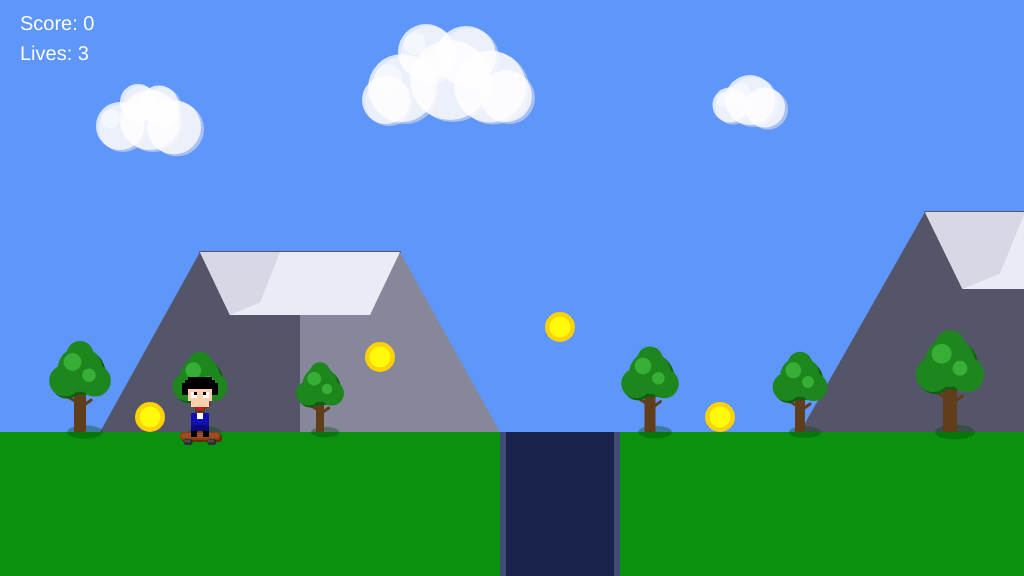
Frame 1 (no input)
Frame 60 (no input): identical to frame 1, image omitted
Frame 120 (the mouse pressed at the canvas centre since frame 60): identical to frame 1, image omitted

The p5.js sketch that drew this single still picture (run headless with seeded random() and noise() and a simulated clock; from frame 60 on, the mouse is pressed at the canvas centre):

// p5.js sketch
// ── sketch.js
/**
 * CM1005 - Game Project 6 (Complete Skateboard Game)
 * 
 * 主な仕様：
 * - p5.jsを使用したスケートボードゲーム
 * - スケートボードライダーのキャラクター制御
 * - コイン収集システム（スコア機能付き）
 * - 峡谷との衝突判定とライフシステム
 * - フラグポールによるレベルクリア判定
 * - ゲームオーバー・レベルクリア画面
 * - カメラ追従システム
 * - 背景環境の描画（雲、山、木）
 * 
 * ゲームメカニクス：
 * - ライフ: 3回まで落下可能
 * - スコア: コイン収集で増加
 * - ゲームオーバー: ライフ0で発生
 * - レベルクリア: フラグポール到達で発生
 * 
 * 操作方法：
 * - A/D: 左右移動
 * - W: ジャンプ
 * - Z: デバッグモード切り替え
 * - SPACE: ゲーム終了時のリスタート
 * 
 * 制限事項：
 * - ワールド幅は2048ピクセル
 * - 重力とジャンプ力は物理的に調整済み
 */

// ===== ゲーム物理パラメータ =====
const SKATEBOARD_PHYSICS_GRAVITY = 2.2;
const SKATEBOARD_OLLIE_POWER = 95;
const SKATEBOARD_CRUISE_SPEED = 4.8;
const RIDER_COLLISION_RADIUS = 22;
const DECK_ELEVATION_HEIGHT = 11;

// ===== キャラクター描画パラメータ =====
const SPRITE_SCALE_FACTOR = 3;
const RIDER_STANCE_Y_ADJUST = -8;
const RIDER_AIRBORNE_Y_ADJUST = -8;

// ===== ゲームプレイ調整値 =====
const COIN_MAGNETISM_RANGE = 42;
const CANYON_WALL_THICKNESS = 6;

// ===== ビジュアルカラーパレット =====
const ATMOSPHERE_SKY = [95, 150, 250];
const TERRAIN_GRASS = [10, 145, 15];
const HUMAN_SKIN_TONE = [250, 208, 175];
const URBAN_JACKET = [15, 15, 180];
const STREET_DENIM = [10, 10, 120];
const EXPRESSION_LIPS = [240, 10, 10];
const VOID_CANYON_DEPTH = [25, 35, 75];
const VOID_CANYON_WALLS = [65, 75, 115];
const TREASURE_GOLD_OUTER = [250, 210, 5];
const TREASURE_GOLD_INNER = [255, 250, 10];
const DEBUG_OVERLAY_TEXT = [255, 255, 255];

// ===== 環境装飾カラーセット =====
const PEAK_SHADOW_TONE = [85, 85, 105];
const PEAK_HIGHLIGHT_TONE = [135, 135, 155];
const PEAK_SNOW_CAP = [235, 235, 245];
const PEAK_SNOW_SHADOW = [215, 215, 230];
const BARK_BROWN_BASE = [96, 62, 28];
const BARK_SHADOW_DARK = [65, 40, 15];
const FOLIAGE_GREEN_BASE = [29, 134, 29];
const FOLIAGE_SHADOW_DARK = [15, 95, 15];
const FOLIAGE_HIGHLIGHT_BRIGHT = [55, 175, 55];
const EVERGREEN_NEEDLE_COLOR = [5, 95, 5];
const VEGETATION_SHADOW = [5, 75, 5, 95];

// ===== 大気効果カラー =====
const CUMULUS_WHITE = [255, 255, 255, 195];
const CUMULUS_SHADOW = [225, 225, 235, 145];

// ===== 個人実装: スケートボード統合システム =====
const DECK_WOOD_COLOR = [134, 64, 14];
const DECK_GRIP_TAPE = [155, 77, 40];
const WHEEL_URETHANE = [45, 45, 45];
const TRUCK_METAL = [123, 123, 123];
// ===== 個人実装終了: スケートボード統合システム =====

// ===== ゲーム状態管理変数 =====
let skaterPositionX;
let skaterPositionY;
let groundLevelY;
let game_score;
let lives;
let gameOver;
let levelComplete;

// ===== プレイヤー入力状態 =====
let movingLeftward;
let movingRightward;
let inMidAir;
let fallingIntoVoid;

// ===== ゲームオブジェクト配列 =====
let canyons;
let collectables;
let flagpole;

// ===== 背景環境オブジェクト =====
let mountainPeaks;
let forestTrees;
let treePositionsArray;  // 中間課題要件準拠
let atmosphericClouds;

// ===== 個人実装: カメラ制御システム =====
let cameraWorldX = 0;
const WORLD_BOUNDARY_WIDTH = 2048;
const CAMERA_FOLLOW_MARGIN = 380;
// ===== 個人実装終了: カメラ制御システム =====

// デバッグモード制御フラグ
let debugModeActive = false;

/**
 * 初期化処理
 * ゲームの基本設定とオブジェクトの初期化を行う
 */
function setup()
{
	createCanvas(1024, 576);
	groundLevelY = height * 3/4;
	skaterPositionX = 200;
	skaterPositionY = groundLevelY - DECK_ELEVATION_HEIGHT;
	
	movingLeftward = false;
	movingRightward = false;
	inMidAir = false;
	fallingIntoVoid = false;
	
	// ゲームスコアの初期化
	game_score = 0;
	
	// ライフとゲーム状態の初期化
	lives = 3;
	gameOver = false;
	levelComplete = false;
	
	// 危険な峡谷の配置（複数のキャニオン）
	canyons = [
		{
			worldX: 500,
			gapWidth: 120
		},
		{
			worldX: 1300,
			gapWidth: 140
		},
		{
			worldX: 1800,
			gapWidth: 100
		}
	];
	
	// 収集可能な宝物コインの配置（複数のコレクタブル）
	collectables = [
		{
			worldX: 150,
			worldY: groundLevelY,
			diameter: 30,
			isFound: false
		},
		{
			worldX: 380,
			worldY: groundLevelY - 60,
			diameter: 30,
			isFound: false
		},
		{
			worldX: 560,
			worldY: groundLevelY - 90,
			diameter: 30,
			isFound: false
		},
		{
			worldX: 720,
			worldY: groundLevelY,
			diameter: 30,
			isFound: false
		},
		{
			worldX: 1050,
			worldY: groundLevelY - 70,
			diameter: 30,
			isFound: false
		},
		{
			worldX: 1250,
			worldY: groundLevelY - 50,
			diameter: 30,
			isFound: false
		},
		{
			worldX: 1420,
			worldY: groundLevelY - 85,
			diameter: 30,
			isFound: false
		},
		{
			worldX: 1600,
			worldY: groundLevelY,
			diameter: 30,
			isFound: false
		}
	];
	
	// フラグポールの初期化
	flagpole = {
		x_pos: 1800,
		isReached: false
	};
	
	// 遠景の山々の初期化
	mountainPeaks = [
		{
			worldX: 100,
			baseSpan: 400,
			peakSpan: 200,
			elevation: 180
		},
		{
			worldX: 800,
			baseSpan: 500,
			peakSpan: 250,
			elevation: 220
		},
		{
			worldX: 1400,
			baseSpan: 350,
			peakSpan: 150,
			elevation: 160
		}
	];
	
	// 中間課題要件: treePositionsArray配列でx座標を管理
	treePositionsArray = [80, 200, 320, 650, 800, 950, 1150, 1350, 1550];
	
	// 詳細な森林オブジェクトの初期化
	forestTrees = [
		{
			worldX: 80,
			baseY: groundLevelY,
			trunkWidth: 12,
			trunkHeight: 40,
			canopySize: 45,
			species: 'oak',
			scale: 'large'
		},
		{
			worldX: 200,
			baseY: groundLevelY,
			trunkWidth: 10,
			trunkHeight: 35,
			canopySize: 40,
			species: 'oak',
			scale: 'medium'
		},
		{
			worldX: 320,
			baseY: groundLevelY,
			trunkWidth: 8,
			trunkHeight: 30,
			canopySize: 35,
			species: 'oak',
			scale: 'medium'
		},
		{
			worldX: 650,
			baseY: groundLevelY,
			trunkWidth: 11,
			trunkHeight: 38,
			canopySize: 42,
			species: 'oak',
			scale: 'medium'
		},
		{
			worldX: 800,
			baseY: groundLevelY,
			trunkWidth: 10,
			trunkHeight: 35,
			canopySize: 40,
			species: 'oak',
			scale: 'medium'
		},
		{
			worldX: 950,
			baseY: groundLevelY,
			trunkWidth: 14,
			trunkHeight: 45,
			canopySize: 50,
			species: 'oak',
			scale: 'large'
		},
		{
			worldX: 1150,
			baseY: groundLevelY,
			trunkWidth: 13,
			trunkHeight: 42,
			canopySize: 48,
			species: 'oak',
			scale: 'large'
		},
		{
			worldX: 1350,
			baseY: groundLevelY,
			trunkWidth: 9,
			trunkHeight: 32,
			canopySize: 38,
			species: 'oak',
			scale: 'medium'
		},
		{
			worldX: 1550,
			baseY: groundLevelY,
			trunkWidth: 11,
			trunkHeight: 38,
			canopySize: 42,
			species: 'oak',
			scale: 'medium'
		}
	];
	
	// 大気中の雲の初期化
	atmosphericClouds = [
		{
			worldX: 150,
			worldY: 120,
			size: 60,
			type: 'medium'
		},
		{
			worldX: 450,
			worldY: 80,
			size: 80,
			type: 'large'
		},
		{
			worldX: 750,
			worldY: 100,
			size: 50,
			type: 'small'
		},
		{
			worldX: 1100,
			worldY: 90,
			size: 70,
			type: 'medium'
		},
		{
			worldX: 1400,
			worldY: 110,
			size: 55,
			type: 'small'
		},
		{
			worldX: 1700,
			worldY: 70,
			size: 85,
			type: 'large'
		}
	];
}

/**
 * メインドローループ
 * ゲーム全体の描画と更新処理を行う
 */
function draw()
{
	// ===== 背景描画 =====
	drawBackground();
	
	// ===== ワールド座標系での描画 =====
	// push/translate/popを使用してカメラスクロールを実装
	push();
	translate(-cameraWorldX, 0);
	
	// 背景環境の描画
	drawClouds();
	drawMountains();
	drawTrees();
	
	// ゲームオブジェクトの描画と衝突判定
	// キャニオンの処理
	for(let i = 0; i < canyons.length; i++) {
		drawCanyon(canyons[i]);
		if(!gameOver && !levelComplete) {
			checkCanyon(canyons[i]);
		}
	}
	
	// コレクタブルの処理
	for(let i = 0; i < collectables.length; i++) {
		if(!collectables[i].isFound) {
			drawCollectable(collectables[i]);
			if(!gameOver && !levelComplete) {
				checkCollectable(collectables[i]);
			}
		}
	}
	
	// フラグポールの描画
	renderFlagpole();
	
	pop(); // ワールド座標系終了
	
	// ===== スクリーン座標系での描画 =====
	// キャラクターは画面上の固定位置に描画
	renderSkateboardRider();
	
	// ===== ゲームロジック更新 =====
	if(!gameOver && !levelComplete) {
		checkFlagpole();
		updateCamera();
		updateSkaterPhysics();
	}
	
	// ===== UI描画 =====
	drawScore();
	drawGameText();
	
	// ===== デバッグ情報 =====
	if(debugModeActive) {
		drawDebugInfo();
	}
}

/**
 * 背景の描画
 * 空と地面の基本的な背景を描画する
 */
function drawBackground() {
	background(ATMOSPHERE_SKY);
	noStroke();
	fill(TERRAIN_GRASS);
	rect(0, groundLevelY, WORLD_BOUNDARY_WIDTH, height - groundLevelY);
}

/**
 * 移動方向に基づくオフセット計算
 * 衝突判定用の方向別オフセット値を返す
 * @returns {number} 方向別のオフセット値
 */
function calculateDirectionalOffset() {
	if(movingLeftward) {
		return -RIDER_COLLISION_RADIUS;
	} else if(movingRightward) {
		return RIDER_COLLISION_RADIUS;
	}
	return 0;
}

/**
 * コレクタブルの描画処理
 * 個別のコレクタブルアイテムを描画する
 * @param {Object} t_collectable - 描画するコレクタブルオブジェクト
 */
function drawCollectable(t_collectable) {
	let screenX = t_collectable.worldX;
	let displayY = t_collectable.worldY - t_collectable.diameter/2;
	
	noStroke();
	fill(TREASURE_GOLD_OUTER);
	ellipse(screenX, displayY, t_collectable.diameter, t_collectable.diameter);
	fill(TREASURE_GOLD_INNER);
	ellipse(screenX, displayY, t_collectable.diameter * 0.7, t_collectable.diameter * 0.7);
}

/**
 * コレクタブルの衝突判定処理
 * プレイヤーとコレクタブルの衝突を検出し、収集状態を更新する
 * @param {Object} t_collectable - チェックするコレクタブルオブジェクト
 */
function checkCollectable(t_collectable) {
	let offsetX = calculateDirectionalOffset();
	let displayY = t_collectable.worldY - t_collectable.diameter/2;
	let distance = dist(skaterPositionX + offsetX, skaterPositionY, t_collectable.worldX, displayY);
	
	if(distance < COIN_MAGNETISM_RANGE) {
		game_score += 1;
		t_collectable.isFound = true;
	}
}

/**
 * キャニオンの描画処理
 * 個別のキャニオンを描画する
 * @param {Object} t_canyon - 描画するキャニオンオブジェクト
 */
function drawCanyon(t_canyon) {
	// translate()を使用しているため、実際の画面座標を計算
	let screenX = t_canyon.worldX - cameraWorldX;
	
	// 画面外判定を修正
	if(screenX + t_canyon.gapWidth < -50 || screenX > width + 50) {
		return;
	}
	
	noStroke();
	fill(VOID_CANYON_DEPTH);
	rect(t_canyon.worldX, groundLevelY, t_canyon.gapWidth, height - groundLevelY);
	
	fill(VOID_CANYON_WALLS);
	rect(t_canyon.worldX, groundLevelY, CANYON_WALL_THICKNESS, height - groundLevelY);
	rect(t_canyon.worldX + t_canyon.gapWidth - CANYON_WALL_THICKNESS, groundLevelY, CANYON_WALL_THICKNESS, height - groundLevelY);
}

/**
 * キャニオンの衝突判定処理
 * プレイヤーとキャニオンの衝突を検出し、落下状態を更新する
 * @param {Object} t_canyon - チェックするキャニオンオブジェクト
 */
function checkCanyon(t_canyon) {
	let offsetX = calculateDirectionalOffset();
	
	// キャニオンへの落下判定
	if(skaterPositionX + offsetX > t_canyon.worldX + RIDER_COLLISION_RADIUS && 
	   skaterPositionX + offsetX < t_canyon.worldX + t_canyon.gapWidth - RIDER_COLLISION_RADIUS && 
	   skaterPositionY >= groundLevelY - DECK_ELEVATION_HEIGHT) {
		fallingIntoVoid = true;
	}
	
	// 落下中の壁衝突判定
	if(fallingIntoVoid) {
		if(skaterPositionX + offsetX >= t_canyon.worldX - RIDER_COLLISION_RADIUS && 
		   skaterPositionX + offsetX <= t_canyon.worldX + t_canyon.gapWidth + RIDER_COLLISION_RADIUS) {
			adjustCharacterPositionInCanyon(t_canyon);
		}
	}
	
	// 画面下に落ちた場合のライフ減少処理
	if(fallingIntoVoid && skaterPositionY > height + 100) {
		loseLife();
	}
}

/**
 * フラグポールの衝突判定処理
 * プレイヤーとフラグポールの距離を計算し、到達状態を更新する
 */
function checkFlagpole() {
	if(!flagpole.isReached) {
		let distance = abs(skaterPositionX - flagpole.x_pos);
		if(distance < 15) {
			flagpole.isReached = true;
			levelComplete = true;
		}
	}
}

/**
 * ライフ減少処理
 * ライフを1つ減らし、必要に応じてゲームオーバー処理を行う
 */
function loseLife() {
	lives -= 1;
	if(lives > 0) {
		// まだライフが残っている場合はリスポーン
		startGame();
	} else {
		// ライフが0になった場合はゲームオーバー
		gameOver = true;
	}
}

/**
 * ゲーム開始・リスタート処理
 * キャラクターの位置とコレクタブルを初期化する
 */
function startGame() {
	// キャラクターの初期位置に戻す
	skaterPositionX = 200;
	skaterPositionY = groundLevelY - DECK_ELEVATION_HEIGHT;
	
	// 状態をリセット
	movingLeftward = false;
	movingRightward = false;
	inMidAir = false;
	fallingIntoVoid = false;
	
	// カメラをリセット
	cameraWorldX = 0;
	
	// コレクタブルを復活させる（ライフ減少時のみ）
	for(let i = 0; i < collectables.length; i++) {
		collectables[i].isFound = false;
	}
	
	// フラグポールをリセット
	flagpole.isReached = false;
	levelComplete = false;
}

/**
 * キャニオン内でのキャラクター位置調整
 * 落下中のキャラクターが壁を突き抜けないよう位置を調整する
 * @param {Object} t_canyon - 調整対象のキャニオンオブジェクト
 */
function adjustCharacterPositionInCanyon(t_canyon) {
	if(movingLeftward) {
		if(skaterPositionX < t_canyon.worldX + RIDER_COLLISION_RADIUS) {
			skaterPositionX = t_canyon.worldX + RIDER_COLLISION_RADIUS;
		}
	} else if(movingRightward) {
		if(skaterPositionX > t_canyon.worldX + t_canyon.gapWidth - RIDER_COLLISION_RADIUS) {
			skaterPositionX = t_canyon.worldX + t_canyon.gapWidth - RIDER_COLLISION_RADIUS;
		}
	} else {
		if(skaterPositionX < t_canyon.worldX + RIDER_COLLISION_RADIUS/2) {
			skaterPositionX = t_canyon.worldX + RIDER_COLLISION_RADIUS/2;
		} else if(skaterPositionX > t_canyon.worldX + t_canyon.gapWidth - RIDER_COLLISION_RADIUS/2) {
			skaterPositionX = t_canyon.worldX + t_canyon.gapWidth - RIDER_COLLISION_RADIUS/2;
		}
	}
}

/**
 * スケートボードライダーの描画
 * キャラクターとスケートボードの描画を行う
 */
function renderSkateboardRider() {
	let direction = 'front';
	let yOffset = RIDER_STANCE_Y_ADJUST;
	let isJumping = false;
	
	if (movingLeftward && inMidAir) {
		direction = 'left';
		yOffset = RIDER_AIRBORNE_Y_ADJUST;
		isJumping = true;
	}
	else if (movingRightward && inMidAir) {
		direction = 'right';
		yOffset = RIDER_AIRBORNE_Y_ADJUST;
		isJumping = true;
	}
	else if (movingLeftward) {
		direction = 'left';
	}
	else if (movingRightward) {
		direction = 'right';
	}
	else if (inMidAir || fallingIntoVoid) {
		yOffset = RIDER_AIRBORNE_Y_ADJUST;
		isJumping = true;
	}
	
	let screenX = skaterPositionX - cameraWorldX;
	
	// Draw skateboard first (behind character)
	if (!fallingIntoVoid) {
		drawSkateboard(screenX, skaterPositionY);
	}
	
	drawCharacter(screenX, skaterPositionY, yOffset, direction, isJumping);
}

/**
 * スケーターの物理更新
 * キャラクターの移動と重力の処理を行う
 */
function updateSkaterPhysics() {
	if(movingLeftward && skaterPositionX > 0) {
		skaterPositionX -= SKATEBOARD_CRUISE_SPEED;
	}
	
	if(movingRightward && skaterPositionX < WORLD_BOUNDARY_WIDTH - RIDER_COLLISION_RADIUS) {
		skaterPositionX += SKATEBOARD_CRUISE_SPEED;
	}
	
	if(skaterPositionY < groundLevelY - DECK_ELEVATION_HEIGHT) {
		skaterPositionY += SKATEBOARD_PHYSICS_GRAVITY;
		inMidAir = true;
	} else {
		inMidAir = false;
	}
	
	if(fallingIntoVoid) {
		skaterPositionY += SKATEBOARD_PHYSICS_GRAVITY * 2;
	}
}

/**
 * カメラシステムの更新
 * キャラクターを追従するカメラ位置を更新する
 */
function updateCamera() {
	// Following midterm instructions: cameraWorldX controls camera position
	// Keep character centered on screen
	cameraWorldX = skaterPositionX - width/2;
	
	// Boundary limits
	let maxCameraX = WORLD_BOUNDARY_WIDTH - width;
	if(cameraWorldX > maxCameraX) {
		cameraWorldX = maxCameraX;
	}
	
	if(cameraWorldX < 0) {
		cameraWorldX = 0;
	}
}

/**
 * フラグポールの描画
 * フラグポールの状態に応じて描画する
 */
function renderFlagpole() {
	push();
	stroke(180);
	strokeWeight(5);
	
	// フラグポールの柱
	line(flagpole.x_pos, groundLevelY, flagpole.x_pos, groundLevelY - 250);
	
	// フラグの描画
	noStroke();
	fill(255, 0, 255); // マゼンタ色のフラグ
	
	if(flagpole.isReached) {
		// フラグが上に上がった状態
		rect(flagpole.x_pos, groundLevelY - 250, 50, 30);
	} else {
		// フラグが下の状態
		rect(flagpole.x_pos, groundLevelY - 50, 50, 30);
	}
	
	pop();
}

/**
 * スコアとライフ表示
 * 画面左上にゲームスコアとライフを表示する
 */
function drawScore() {
	fill(DEBUG_OVERLAY_TEXT);
	noStroke();
	textSize(20);
	text("Score: " + game_score, 20, 30);
	text("Lives: " + lives, 20, 60);
}

/**
 * ゲーム状態テキスト表示
 * Game OverまたはLevel Completeのテキストを表示する
 */
function drawGameText() {
	if(gameOver || levelComplete) {
		fill(255, 255, 255, 180);
		rect(0, 0, width, height);
		
		fill(DEBUG_OVERLAY_TEXT);
		noStroke();
		textAlign(CENTER);
		textSize(48);
		
		if(gameOver) {
			text("GAME OVER", width/2, height/2 - 30);
			textSize(24);
			text("Press SPACE to restart", width/2, height/2 + 30);
		} else if(levelComplete) {
			text("LEVEL COMPLETE", width/2, height/2 - 30);
			textSize(24);
			text("Press SPACE to restart", width/2, height/2 + 30);
		}
		
		textAlign(LEFT); // テキスト位置を元に戻す
	}
}

/**
 * デバッグ情報の描画
 * ゲーム状態の詳細情報を画面に表示する
 */
function drawDebugInfo() {
	fill(DEBUG_OVERLAY_TEXT);
	noStroke();
	textSize(14);
	
	text("Character: " + Math.floor(skaterPositionX) + ", " + Math.floor(skaterPositionY), 20, 20);
	text("Camera: " + Math.floor(cameraWorldX), 20, 40);
	text("Screen Character: " + Math.floor(skaterPositionX - cameraWorldX), 20, 60);
	text("States: movingLeftward=" + movingLeftward + ", movingRightward=" + movingRightward + 
	     ", inMidAir=" + inMidAir + ", fallingIntoVoid=" + fallingIntoVoid, 20, 80);
	
	text("Canyons:", 20, 100);
	for(let i = 0; i < canyons.length; i++) {
		text("  #" + (i+1) + ": " + canyons[i].worldX + " to " + (canyons[i].worldX + canyons[i].gapWidth), 20, 120 + i*20);
	}
	
	text("Collectables:", 20, 160);
	for(let i = 0; i < collectables.length; i++) {
		let displayY = collectables[i].worldY - collectables[i].diameter/2;
		let distance = dist(skaterPositionX, skaterPositionY, collectables[i].worldX, displayY);
		
		text("  #" + (i+1) + ": pos=" + Math.floor(collectables[i].worldX) + "," + 
			 Math.floor(displayY) + " | collected=" + collectables[i].isFound + 
			 " | distance=" + Math.floor(distance), 
			 20, 180 + i*20);
	}
	
	text("Controls: A/D=move, W=jump, Z=toggle debug", 20, height - 20);
}

/**
 * 雲の描画処理
 * 大気中の雲を描画する
 */
function drawClouds() {
	for(let i = 0; i < atmosphericClouds.length; i++) {
		drawCloud(atmosphericClouds[i]);
	}
}

/**
 * 個別の雲の描画
 * 雲の種類に応じた詳細な描画を行う
 * @param {Object} cloud - 描画する雲オブジェクト
 */
function drawCloud(cloud) {
	// translate()を使用しているため、実際の画面座標を計算
	let screenX = cloud.worldX - cameraWorldX;
	
	// 画面外判定を修正
	if(screenX + cloud.size * 2 < -100 || screenX > width + 100) {
		return;
	}
	
	noStroke();
	
	// Generate circles based on cloud type
	let circles = [];
	if(cloud.type === 'small') {
		circles = [
			{x: 0, y: 0, size: cloud.size},
			{x: -cloud.size * 0.4, y: cloud.size * 0.1, size: cloud.size * 0.7},
			{x: cloud.size * 0.3, y: cloud.size * 0.15, size: cloud.size * 0.8}
		];
	} else if(cloud.type === 'medium') {
		circles = [
			{x: 0, y: 0, size: cloud.size},
			{x: -cloud.size * 0.5, y: cloud.size * 0.1, size: cloud.size * 0.8},
			{x: cloud.size * 0.4, y: cloud.size * 0.12, size: cloud.size * 0.9},
			{x: -cloud.size * 0.2, y: -cloud.size * 0.3, size: cloud.size * 0.6},
			{x: cloud.size * 0.15, y: -cloud.size * 0.25, size: cloud.size * 0.65}
		];
	} else if(cloud.type === 'large') {
		circles = [
			{x: 0, y: 0, size: cloud.size},
			{x: -cloud.size * 0.6, y: cloud.size * 0.1, size: cloud.size * 0.85},
			{x: cloud.size * 0.5, y: cloud.size * 0.08, size: cloud.size * 0.9},
			{x: -cloud.size * 0.3, y: -cloud.size * 0.35, size: cloud.size * 0.7},
			{x: cloud.size * 0.2, y: -cloud.size * 0.3, size: cloud.size * 0.75},
			{x: -cloud.size * 0.8, y: cloud.size * 0.25, size: cloud.size * 0.6},
			{x: cloud.size * 0.7, y: cloud.size * 0.2, size: cloud.size * 0.65}
		];
	}
	
	// Shadow layer
	fill(CUMULUS_SHADOW[0], CUMULUS_SHADOW[1], CUMULUS_SHADOW[2], CUMULUS_SHADOW[3]);
	for(let circle of circles) {
		ellipse(cloud.worldX + circle.x + 3, cloud.worldY + circle.y + 2, circle.size, circle.size);
	}
	
	// Main layer
	fill(CUMULUS_WHITE[0], CUMULUS_WHITE[1], CUMULUS_WHITE[2], CUMULUS_WHITE[3]);
	for(let circle of circles) {
		ellipse(cloud.worldX + circle.x, cloud.worldY + circle.y, circle.size, circle.size);
	}
	
	// Highlight layer
	fill(255, 255, 255, 120);
	for(let i = 0; i < circles.length; i++) {
		if(i < circles.length / 2) {
			let circle = circles[i];
			ellipse(cloud.worldX + circle.x - circle.size * 0.2, 
					cloud.worldY + circle.y - circle.size * 0.15, 
					circle.size * 0.4, circle.size * 0.4);
		}
	}
}

/**
 * 山の描画処理
 * 背景の山々を描画する
 */
function drawMountains() {
	for(let i = 0; i < mountainPeaks.length; i++) {
		drawMountain(mountainPeaks[i]);
	}
}

/**
 * 個別の山の描画
 * 山の詳細な描画を行う
 * @param {Object} mountain - 描画する山オブジェクト
 */
function drawMountain(mountain) {
	// translate()を使用しているため、実際の画面座標を計算
	let screenX = mountain.worldX - cameraWorldX;
	
	// 画面外判定を修正
	if(screenX + mountain.baseSpan < 0 || screenX > width) {
		return;
	}
	
	let peakY = groundLevelY - mountain.elevation;
	let baseY = groundLevelY;
	let leftPeakX = mountain.worldX + (mountain.baseSpan - mountain.peakSpan) / 2;
	let rightPeakX = mountain.worldX + (mountain.baseSpan + mountain.peakSpan) / 2;
	
	noStroke();
	
	// Shadow side (left)
	fill(PEAK_SHADOW_TONE);
	beginShape();
	vertex(mountain.worldX, baseY);
	vertex(leftPeakX, peakY);
	vertex(leftPeakX + mountain.peakSpan / 2, peakY);
	vertex(mountain.worldX + mountain.baseSpan / 2, baseY);
	endShape(CLOSE);
	
	// Light side (right)
	fill(PEAK_HIGHLIGHT_TONE);
	beginShape();
	vertex(mountain.worldX + mountain.baseSpan / 2, baseY);
	vertex(leftPeakX + mountain.peakSpan / 2, peakY);
	vertex(rightPeakX, peakY);
	vertex(mountain.worldX + mountain.baseSpan, baseY);
	endShape(CLOSE);
	
	// Ridge line
	stroke(PEAK_SHADOW_TONE);
	strokeWeight(2);
	line(leftPeakX, peakY, rightPeakX, peakY);
	noStroke();
	
	// Snow cap
	fill(PEAK_SNOW_CAP);
	let snowHeight = mountain.elevation * 0.35;
	beginShape();
	vertex(leftPeakX, peakY);
	vertex(rightPeakX, peakY);
	vertex(rightPeakX - mountain.peakSpan * 0.15, peakY + snowHeight);
	vertex(leftPeakX + mountain.peakSpan * 0.15, peakY + snowHeight);
	endShape(CLOSE);
	
	// Snow shadow
	fill(PEAK_SNOW_SHADOW);
	beginShape();
	vertex(leftPeakX, peakY);
	vertex(leftPeakX + mountain.peakSpan * 0.4, peakY);
	vertex(leftPeakX + mountain.peakSpan * 0.3, peakY + snowHeight * 0.8);
	vertex(leftPeakX + mountain.peakSpan * 0.15, peakY + snowHeight);
	endShape(CLOSE);
}

/**
 * 木々の描画処理
 * 森林の木々を描画する
 */
function drawTrees() {
	for(let i = 0; i < forestTrees.length; i++) {
		drawTree(forestTrees[i]);
	}
}

/**
 * 個別の木の描画
 * 木の種類に応じた詳細な描画を行う
 * @param {Object} tree - 描画する木オブジェクト
 */
function drawTree(tree) {
	// translate()を使用しているため、実際の画面座標を計算
	let screenX = tree.worldX - cameraWorldX;
	
	// 画面外判定を修正
	if(screenX + tree.canopySize < -50 || screenX > width + 50) {
		return;
	}
	
	if(tree.species === 'oak') {
		drawOakTree(tree, tree.worldX);
	} else if(tree.species === 'pine') {
		drawPineTree(tree, tree.worldX);
	}
}

/**
 * オーク種の木の描画
 * オーク種の木の詳細な描画を行う
 * @param {Object} tree - 描画する木オブジェクト
 * @param {number} screenX - 画面上のX座標
 */
function drawOakTree(tree, screenX) {
	noStroke();
	
	// Ground shadow
	fill(VEGETATION_SHADOW[0], VEGETATION_SHADOW[1], VEGETATION_SHADOW[2], VEGETATION_SHADOW[3]);
	ellipse(screenX + 5, tree.baseY, tree.canopySize * 0.8, tree.canopySize * 0.3);
	
	// Trunk shadow
	fill(BARK_SHADOW_DARK);
	rect(screenX - tree.trunkWidth/2 + 2, 
		 tree.baseY - tree.trunkHeight, 
		 tree.trunkWidth * 0.4, 
		 tree.trunkHeight);
	
	// Main trunk
	fill(BARK_BROWN_BASE);
	rect(screenX - tree.trunkWidth/2, 
		 tree.baseY - tree.trunkHeight, 
		 tree.trunkWidth, 
		 tree.trunkHeight);
	
	// Branches
	stroke(BARK_BROWN_BASE);
	strokeWeight(3);
	line(screenX, tree.baseY - tree.trunkHeight * 0.7, 
		 screenX - tree.canopySize * 0.3, tree.baseY - tree.trunkHeight * 0.9);
	line(screenX, tree.baseY - tree.trunkHeight * 0.6, 
		 screenX + tree.canopySize * 0.25, tree.baseY - tree.trunkHeight * 0.8);
	noStroke();
	
	let leavesY = tree.baseY - tree.trunkHeight - tree.canopySize/2;
	
	// Leaves shadow
	fill(FOLIAGE_SHADOW_DARK);
	ellipse(screenX + 3, leavesY + 3, tree.canopySize, tree.canopySize);
	ellipse(screenX - tree.canopySize/3 + 2, leavesY + tree.canopySize/4 + 2, 
			tree.canopySize * 0.7, tree.canopySize * 0.7);
	
	// Main leaves
	fill(FOLIAGE_GREEN_BASE);
	ellipse(screenX, leavesY, tree.canopySize, tree.canopySize);
	
	// Side leaves
	ellipse(screenX - tree.canopySize/3, leavesY + tree.canopySize/4, 
			tree.canopySize * 0.7, tree.canopySize * 0.7);
	ellipse(screenX + tree.canopySize/3, leavesY + tree.canopySize/4, 
			tree.canopySize * 0.7, tree.canopySize * 0.7);
	
	// Top leaves
	ellipse(screenX, leavesY - tree.canopySize/3, 
			tree.canopySize * 0.6, tree.canopySize * 0.6);
	
	// Highlights
	fill(FOLIAGE_HIGHLIGHT_BRIGHT);
	ellipse(screenX - tree.canopySize/6, leavesY - tree.canopySize/6, 
			tree.canopySize * 0.4, tree.canopySize * 0.4);
	ellipse(screenX + tree.canopySize/5, leavesY + tree.canopySize/8, 
			tree.canopySize * 0.3, tree.canopySize * 0.3);
}

/**
 * 松種の木の描画
 * 松種の木の詳細な描画を行う
 * @param {Object} tree - 描画する木オブジェクト
 * @param {number} screenX - 画面上のX座標
 */
function drawPineTree(tree, screenX) {
	noStroke();
	
	// Ground shadow
	fill(VEGETATION_SHADOW[0], VEGETATION_SHADOW[1], VEGETATION_SHADOW[2], VEGETATION_SHADOW[3]);
	ellipse(screenX + 3, tree.baseY, tree.canopySize * 0.6, tree.canopySize * 0.2);
	
	// Trunk shadow
	fill(BARK_SHADOW_DARK);
	rect(screenX - tree.trunkWidth/2 + 1, 
		 tree.baseY - tree.trunkHeight, 
		 tree.trunkWidth * 0.4, 
		 tree.trunkHeight);
	
	// Main trunk
	fill(BARK_BROWN_BASE);
	rect(screenX - tree.trunkWidth/2, 
		 tree.baseY - tree.trunkHeight, 
		 tree.trunkWidth, 
		 tree.trunkHeight);
	
	// Pine layers - triangular sections
	fill(EVERGREEN_NEEDLE_COLOR);
	let layerHeight = tree.trunkHeight / 3;
	let currentY = tree.baseY - tree.trunkHeight;
	let currentSize = tree.canopySize;
	
	for(let i = 0; i < 4; i++) {
		// Shadow layer
		fill(FOLIAGE_SHADOW_DARK);
		triangle(screenX + 2, currentY + 2, 
				screenX - currentSize/2 + 2, currentY - layerHeight + 2,
				screenX + currentSize/2 + 2, currentY - layerHeight + 2);
		
		// Main layer
		fill(EVERGREEN_NEEDLE_COLOR);
		triangle(screenX, currentY, 
				screenX - currentSize/2, currentY - layerHeight,
				screenX + currentSize/2, currentY - layerHeight);
		
		// Highlight
		fill(FOLIAGE_HIGHLIGHT_BRIGHT);
		triangle(screenX - 2, currentY - layerHeight * 0.3, 
				screenX - currentSize/4, currentY - layerHeight * 0.7,
				screenX + currentSize/6, currentY - layerHeight * 0.5);
		
		currentY -= layerHeight * 0.7;
		currentSize *= 0.8;
	}
}

/**
 * キー入力制御処理
 * キーボード入力を処理し、ゲーム状態を更新する
 * @param {Object} event - キーイベントオブジェクト
 */
function keyControl(event) {
	console.log(event.type + ": " + key + " (" + keyCode + ")");
	
	// デバッグトグル
	if(key === 'z' && event.type === 'keydown') {
		debugModeActive = !debugModeActive;
		return;
	}
	
	const isKeyPressed = event.type === 'keydown';
	
	// ゲーム終了時はスペースキーでリスタートのみ許可
	if((gameOver || levelComplete) && key === ' ' && isKeyPressed) {
		// ゲーム完全リスタート
		game_score = 0;
		lives = 3;
		gameOver = false;
		levelComplete = false;
		startGame();
		return;
	}
	
	// ゲーム終了時は他の操作を無効化
	if(gameOver || levelComplete) {
		return;
	}
	
	// 落下中は操作を無効化
	if(fallingIntoVoid) {
		return;
	}
	
	switch(key) {
		case 'a':
			movingLeftward = isKeyPressed;
			break;
		case 'd':
			movingRightward = isKeyPressed;
			break;
		case 'w':
			// 二段ジャンプ防止
			if(isKeyPressed && !inMidAir && !fallingIntoVoid) {
				skaterPositionY -= SKATEBOARD_OLLIE_POWER;
			}
			break;
	}
}

/**
 * キー押下イベントハンドラー
 */
function keyPressed() {
	keyControl({ type: 'keydown' });
}

/**
 * キー離上イベントハンドラー
 */
function keyReleased() {
	keyControl({ type: 'keyup' });
}

/**
 * キャラクターの描画
 * キャラクターの方向と状態に応じた描画を行う
 * @param {number} x - 画面上のX座標
 * @param {number} y - 画面上のY座標
 * @param {number} yOffset - Yオフセット
 * @param {string} direction - 向き（'front', 'left', 'right'）
 * @param {boolean} isJumping - ジャンプ中かどうか
 */
function drawCharacter(x, y, yOffset, direction, isJumping) {
	drawHair(x, y, yOffset, direction);
	drawFace(x, y, yOffset, direction);
	drawClothes(x, y, yOffset, direction);
	drawLegs(x, y, yOffset, direction);
}

/**
 * 髪の描画
 * キャラクターの髪を描画する
 * @param {number} x - 画面上のX座標
 * @param {number} y - 画面上のY座標
 * @param {number} yOffset - Yオフセット
 * @param {string} direction - 向き（'front', 'left', 'right'）
 */
function drawHair(x, y, yOffset, direction) {
	fill(0);
	
	if (direction === 'front') {
		rect(x - 4*SPRITE_SCALE_FACTOR, y - 12*SPRITE_SCALE_FACTOR + yOffset, 8*SPRITE_SCALE_FACTOR, 4*SPRITE_SCALE_FACTOR);
		rect(x - 5*SPRITE_SCALE_FACTOR, y - 11*SPRITE_SCALE_FACTOR + yOffset, 10*SPRITE_SCALE_FACTOR, 3*SPRITE_SCALE_FACTOR);
		rect(x - 6*SPRITE_SCALE_FACTOR, y - 10*SPRITE_SCALE_FACTOR + yOffset, 12*SPRITE_SCALE_FACTOR, 4*SPRITE_SCALE_FACTOR);
	} 
	else if (direction === 'left') {
		rect(x - 6*SPRITE_SCALE_FACTOR, y - 13*SPRITE_SCALE_FACTOR + yOffset, 8*SPRITE_SCALE_FACTOR, 4*SPRITE_SCALE_FACTOR);
		rect(x - 7*SPRITE_SCALE_FACTOR, y - 12*SPRITE_SCALE_FACTOR + yOffset, 9*SPRITE_SCALE_FACTOR, 3*SPRITE_SCALE_FACTOR);
		rect(x - 8*SPRITE_SCALE_FACTOR, y - 11*SPRITE_SCALE_FACTOR + yOffset, 10*SPRITE_SCALE_FACTOR, 4*SPRITE_SCALE_FACTOR);
	}
	else if (direction === 'right') {
		rect(x - 2*SPRITE_SCALE_FACTOR, y - 13*SPRITE_SCALE_FACTOR + yOffset, 8*SPRITE_SCALE_FACTOR, 4*SPRITE_SCALE_FACTOR);
		rect(x - 2*SPRITE_SCALE_FACTOR, y - 12*SPRITE_SCALE_FACTOR + yOffset, 9*SPRITE_SCALE_FACTOR, 3*SPRITE_SCALE_FACTOR);
		rect(x - 2*SPRITE_SCALE_FACTOR, y - 11*SPRITE_SCALE_FACTOR + yOffset, 10*SPRITE_SCALE_FACTOR, 4*SPRITE_SCALE_FACTOR);
	}
}

/**
 * 顔の描画
 * キャラクターの顔を描画する
 * @param {number} x - 画面上のX座標
 * @param {number} y - 画面上のY座標
 * @param {number} yOffset - Yオフセット
 * @param {string} direction - 向き（'front', 'left', 'right'）
 */
function drawFace(x, y, yOffset, direction) {
	fill(HUMAN_SKIN_TONE);
	
	if (direction === 'front') {
		rect(x - 4*SPRITE_SCALE_FACTOR, y - 8*SPRITE_SCALE_FACTOR + yOffset, 8*SPRITE_SCALE_FACTOR, 4*SPRITE_SCALE_FACTOR);
		rect(x - 3*SPRITE_SCALE_FACTOR, y - 4*SPRITE_SCALE_FACTOR + yOffset, 6*SPRITE_SCALE_FACTOR, 2*SPRITE_SCALE_FACTOR);
		
		// Eyes
		fill(255);
		rect(x - 3*SPRITE_SCALE_FACTOR, y - 7*SPRITE_SCALE_FACTOR + yOffset, 2*SPRITE_SCALE_FACTOR, 2*SPRITE_SCALE_FACTOR);
		rect(x + 1*SPRITE_SCALE_FACTOR, y - 7*SPRITE_SCALE_FACTOR + yOffset, 2*SPRITE_SCALE_FACTOR, 2*SPRITE_SCALE_FACTOR);
		
		fill(0);
		rect(x - 2*SPRITE_SCALE_FACTOR, y - 7*SPRITE_SCALE_FACTOR + yOffset, 1*SPRITE_SCALE_FACTOR, 1*SPRITE_SCALE_FACTOR);
		rect(x + 1*SPRITE_SCALE_FACTOR, y - 7*SPRITE_SCALE_FACTOR + yOffset, 1*SPRITE_SCALE_FACTOR, 1*SPRITE_SCALE_FACTOR);
		
		// Mouth
		fill(EXPRESSION_LIPS);
		rect(x - 1*SPRITE_SCALE_FACTOR, y - 2*SPRITE_SCALE_FACTOR + yOffset, 2*SPRITE_SCALE_FACTOR, 1*SPRITE_SCALE_FACTOR);
	}
	else if (direction === 'left') {
		rect(x - 7*SPRITE_SCALE_FACTOR, y - 9*SPRITE_SCALE_FACTOR + yOffset, 7*SPRITE_SCALE_FACTOR, 4*SPRITE_SCALE_FACTOR);
		rect(x - 6*SPRITE_SCALE_FACTOR, y - 5*SPRITE_SCALE_FACTOR + yOffset, 5*SPRITE_SCALE_FACTOR, 2*SPRITE_SCALE_FACTOR);
		
		fill(255);
		rect(x - 6*SPRITE_SCALE_FACTOR, y - 8*SPRITE_SCALE_FACTOR + yOffset, 2*SPRITE_SCALE_FACTOR, 2*SPRITE_SCALE_FACTOR);
		
		fill(0);
		rect(x - 5*SPRITE_SCALE_FACTOR, y - 8*SPRITE_SCALE_FACTOR + yOffset, 1*SPRITE_SCALE_FACTOR, 1*SPRITE_SCALE_FACTOR);
		
		fill(EXPRESSION_LIPS);
		rect(x - 4*SPRITE_SCALE_FACTOR, y - 3*SPRITE_SCALE_FACTOR + yOffset, 2*SPRITE_SCALE_FACTOR, 1*SPRITE_SCALE_FACTOR);
	}
	else if (direction === 'right') {
		rect(x, y - 9*SPRITE_SCALE_FACTOR + yOffset, 7*SPRITE_SCALE_FACTOR, 4*SPRITE_SCALE_FACTOR);
		rect(x + 1*SPRITE_SCALE_FACTOR, y - 5*SPRITE_SCALE_FACTOR + yOffset, 5*SPRITE_SCALE_FACTOR, 2*SPRITE_SCALE_FACTOR);
		
		fill(255);
		rect(x + 4*SPRITE_SCALE_FACTOR, y - 8*SPRITE_SCALE_FACTOR + yOffset, 2*SPRITE_SCALE_FACTOR, 2*SPRITE_SCALE_FACTOR);
		
		fill(0);
		rect(x + 4*SPRITE_SCALE_FACTOR, y - 8*SPRITE_SCALE_FACTOR + yOffset, 1*SPRITE_SCALE_FACTOR, 1*SPRITE_SCALE_FACTOR);
		
		fill(EXPRESSION_LIPS);
		rect(x + 2*SPRITE_SCALE_FACTOR, y - 3*SPRITE_SCALE_FACTOR + yOffset, 2*SPRITE_SCALE_FACTOR, 1*SPRITE_SCALE_FACTOR);
	}
}

/**
 * 服装の描画
 * キャラクターの服装を描画する
 * @param {number} x - 画面上のX座標
 * @param {number} y - 画面上のY座標
 * @param {number} yOffset - Yオフセット
 * @param {string} direction - 向き（'front', 'left', 'right'）
 */
function drawClothes(x, y, yOffset, direction) {
	fill(URBAN_JACKET);
	
	if (direction === 'front') {
		rect(x - 3*SPRITE_SCALE_FACTOR, y + yOffset, 6*SPRITE_SCALE_FACTOR, 4*SPRITE_SCALE_FACTOR);
		
		fill(255);
		rect(x - 1*SPRITE_SCALE_FACTOR, y + yOffset, 2*SPRITE_SCALE_FACTOR, 2*SPRITE_SCALE_FACTOR);
		
		fill(STREET_DENIM);
		rect(x - 3*SPRITE_SCALE_FACTOR, y + 4*SPRITE_SCALE_FACTOR + yOffset, 6*SPRITE_SCALE_FACTOR, 2*SPRITE_SCALE_FACTOR);
	}
	else if (direction === 'left') {
		rect(x - 6*SPRITE_SCALE_FACTOR, y - 1*SPRITE_SCALE_FACTOR + yOffset, 6*SPRITE_SCALE_FACTOR, 4*SPRITE_SCALE_FACTOR);
		
		fill(255);
		rect(x - 4*SPRITE_SCALE_FACTOR, y - 1*SPRITE_SCALE_FACTOR + yOffset, 2*SPRITE_SCALE_FACTOR, 2*SPRITE_SCALE_FACTOR);
		
		fill(STREET_DENIM);
		rect(x - 6*SPRITE_SCALE_FACTOR, y + 3*SPRITE_SCALE_FACTOR + yOffset, 6*SPRITE_SCALE_FACTOR, 2*SPRITE_SCALE_FACTOR);
	}
	else if (direction === 'right') {
		rect(x, y - 1*SPRITE_SCALE_FACTOR + yOffset, 6*SPRITE_SCALE_FACTOR, 4*SPRITE_SCALE_FACTOR);
		
		fill(255);
		rect(x + 2*SPRITE_SCALE_FACTOR, y - 1*SPRITE_SCALE_FACTOR + yOffset, 2*SPRITE_SCALE_FACTOR, 2*SPRITE_SCALE_FACTOR);
		
		fill(STREET_DENIM);
		rect(x, y + 3*SPRITE_SCALE_FACTOR + yOffset, 6*SPRITE_SCALE_FACTOR, 2*SPRITE_SCALE_FACTOR);
	}
}

/**
 * 脚の描画
 * キャラクターの脚を描画する
 * @param {number} x - 画面上のX座標
 * @param {number} y - 画面上のY座標
 * @param {number} yOffset - Yオフセット
 * @param {string} direction - 向き（'front', 'left', 'right'）
 */
function drawLegs(x, y, yOffset, direction) {
	fill(0);
	
	const legOffset = y + 6*SPRITE_SCALE_FACTOR + yOffset;
	
	if (direction === 'front') {
		rect(x - 3*SPRITE_SCALE_FACTOR, legOffset, 2*SPRITE_SCALE_FACTOR, 2*SPRITE_SCALE_FACTOR);
		rect(x + 1*SPRITE_SCALE_FACTOR, legOffset, 2*SPRITE_SCALE_FACTOR, 2*SPRITE_SCALE_FACTOR);
	}
	else if (direction === 'left') {
		rect(x - 6*SPRITE_SCALE_FACTOR, legOffset, 2*SPRITE_SCALE_FACTOR, 2*SPRITE_SCALE_FACTOR);
		rect(x - 1*SPRITE_SCALE_FACTOR, legOffset, 2*SPRITE_SCALE_FACTOR, 2*SPRITE_SCALE_FACTOR);
	}
	else if (direction === 'right') {
		rect(x - 1*SPRITE_SCALE_FACTOR, legOffset, 2*SPRITE_SCALE_FACTOR, 2*SPRITE_SCALE_FACTOR);
		rect(x + 4*SPRITE_SCALE_FACTOR, legOffset, 2*SPRITE_SCALE_FACTOR, 2*SPRITE_SCALE_FACTOR);
	}
}

/**
 * スケートボードの描画
 * スケートボードの詳細な描画を行う
 * @param {number} x - 画面上のX座標
 * @param {number} y - 画面上のY座標
 */
function drawSkateboard(x, y) {
	noStroke();
	
	// スケートボードの寸法
	const boardWidth = 40;
	const boardHeight = 8;
	const wheelSize = 6;
	const truckWidth = 3;
	
	// スケートボードの位置調整（車輪が地面に接触するように）
	let boardY = y + DECK_ELEVATION_HEIGHT;
	
	// スケートボードデッキの影
	fill(DECK_WOOD_COLOR[0] - 30, DECK_WOOD_COLOR[1] - 20, DECK_WOOD_COLOR[2] - 10);
	rect(x - boardWidth/2 + 2, boardY + 2, boardWidth, boardHeight, 3);
	
	// メインスケートボードデッキ
	fill(DECK_WOOD_COLOR);
	rect(x - boardWidth/2, boardY, boardWidth, boardHeight, 3);
	
	// デッキ表面（明るい色）
	fill(DECK_GRIP_TAPE);
	rect(x - boardWidth/2 + 1, boardY + 1, boardWidth - 2, boardHeight - 3, 2);
	
	// トラック（金属部品）
	fill(TRUCK_METAL);
	rect(x - boardWidth/3, boardY + boardHeight - 1, truckWidth, 4);
	rect(x + boardWidth/3 - truckWidth, boardY + boardHeight - 1, truckWidth, 4);
	
	// 車輪
	fill(WHEEL_URETHANE);
	ellipse(x - boardWidth/3, boardY + boardHeight + 2, wheelSize, wheelSize);
	ellipse(x + boardWidth/3, boardY + boardHeight + 2, wheelSize, wheelSize);
	ellipse(x - boardWidth/3 + truckWidth, boardY + boardHeight + 2, wheelSize, wheelSize);
	ellipse(x + boardWidth/3 - truckWidth, boardY + boardHeight + 2, wheelSize, wheelSize);
	
	// 車輪のハイライト
	fill(80, 80, 80);
	ellipse(x - boardWidth/3 - 1, boardY + boardHeight + 1, wheelSize/2, wheelSize/2);
	ellipse(x + boardWidth/3 - 1, boardY + boardHeight + 1, wheelSize/2, wheelSize/2);
	ellipse(x - boardWidth/3 + truckWidth - 1, boardY + boardHeight + 1, wheelSize/2, wheelSize/2);
	ellipse(x + boardWidth/3 - truckWidth - 1, boardY + boardHeight + 1, wheelSize/2, wheelSize/2);
}
